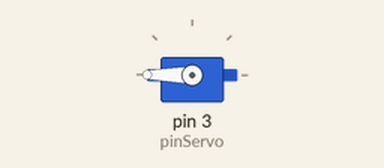
This sketch was run on a simulated Arduino Uno, built with avr-gcc and run on an emulated ATmega328P. On the bench: servo.

Above: at 0.05 s.
At 10.1 s:
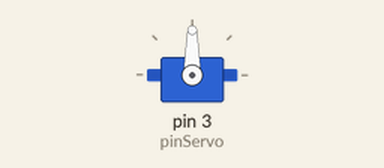
At 43.55 s:
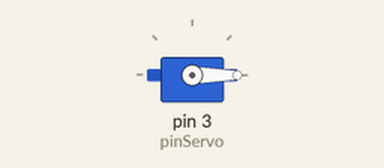
Timing chart, 0 to 57.3 s (numbered marks = the images above):
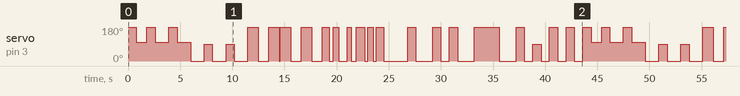

The sketch:

program_serv360.ino
```cpp
//programa para servo 360°
//codigo basee  modified

//Programmer Carlos Castillo 11/9/19
///servo program to secuence building people dancing
#include <Servo.h>

Servo servo;
int pinServo = 3; //variable Out of arduino
int pulsoMin = 720;  //RANGE MIN SERVO
int pulsoMax = 2200;         //RANGE MAX SERVO
int c=0;

void setup()
{
  servo.attach(pinServo ,pulsoMin, pulsoMax );
}
void loop() {


for( c=0; c<2 ; c++) //counter for number of cicles of secuences
    {
   servo.write(180);
    delay(800);
    servo.write(100);
      delay(1000);
      servo.write(180);
       delay(800);
        servo.write(100);
         delay(1300);
         servo.write(180);
           delay(800);
             servo.write(100);
                 delay(1300);
                servo.write(0);
                  delay(1300);
                  servo.write(90);
                    delay(800);
                    servo.write(0);
                     delay(1300);
                      servo.write(90);
                       delay(800);
                       servo.write(0);
                         delay(1300);
/////////////////////////////secuence #2/////////////////
               servo.write(180);
                  delay(1000);
                  servo.write(0);
                    delay(1000);
                    servo.write(180);
                     delay(1000);
                      servo.write(0);
                       delay(100);
                       servo.write(180);
                         delay(1000);
                         servo.write(0);
                           delay(1000);
                           servo.write(180);
                             delay(1000);
                             servo.write(0);
                               delay(1000);
                               servo.write(180);
                                 delay(700);
                                 servo.write(0);
                                   delay(400);
                                   servo.write(180);  ///
                                     delay(500);
                                     servo.write(0);
                                       delay(800);
                                         servo.write(180);
                                             delay(400);
                                              servo.write(0);
                                                 delay(500);
                                                servo.write(180);
                                                    delay(800);
                                                    servo.write(0);
                                                       delay(300);
                                                       servo.write(180);
                                                        delay(500);
                                                          servo.write(0);
                                                            delay(300);
                                                            servo.write(180);
                                                              delay(700);
                                                              servo.write(0);
                                                                delay(500);
                                  delay(1000);
////////////////////////////////////secuence  # 3////////////////////////////
              servo.write(0);
                delay(800);
                servo.write(180);
                  delay(800);
                  servo.write(0);
                   delay(800);
                     servo.write(0);
                      delay(800);
                       servo.write(180);
                         delay(800);
                          servo.write(0);
                           delay(800);
                            servo.write(180);
                              delay(800);
                               servo.write(0);
                                 delay(800);
                                 servo.write(0);
                                   delay(800);
                                    servo.write(180);
                                     delay(800);
                                       servo.write(180);
                                         delay(800);
              servo.write(180);
               delay(800);
                servo.write(0);
                  delay(800);
                  servo.write(0);
                   delay(800);
                     servo.write(180);
                      delay(800);
                       servo.write(0);
                         delay(800);
                          servo.write(90);
                           delay(800);
                            servo.write(0);
                              delay(800);
                               servo.write(180);
                                 delay(800);
                                 servo.write(0);
                                   delay(800);
                                    servo.write(180);
                                     delay(800);
                                       servo.write(0);
                                         delay(800);

    }
      delay(1000);

}
```

Measured:
- by itself, servo on pin 3 (pinServo): moves between 0° and 180°, repeating every 44.1 s
